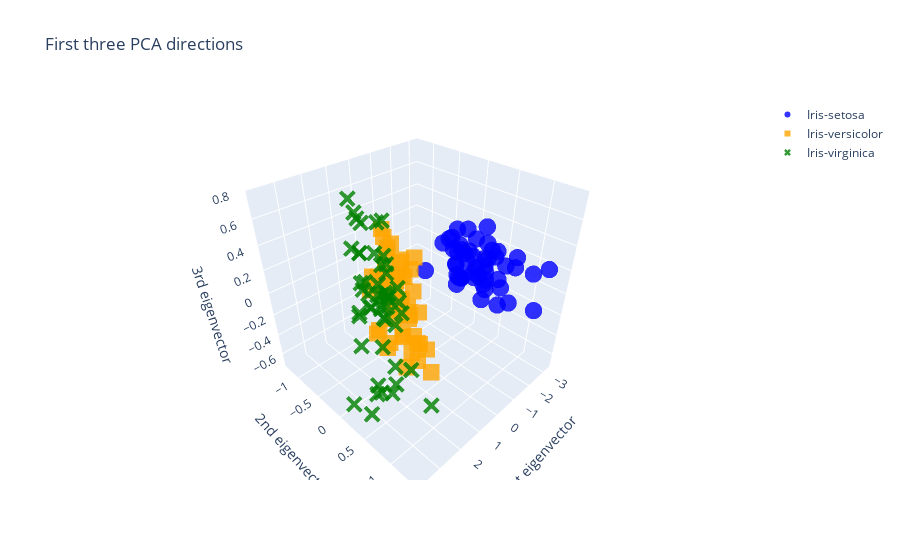

Notebook code for this chart:
### Code cell
#fig = plt.figure(figsize=(12, 12))
#ax = fig.add_subplot(111, projection='3d')
features = ['SepalLengthCm', 'SepalWidthCm', 'PetalLengthCm', 'PetalWidthCm']

df_reduced = PCA(n_components=3).fit_transform(df[features])

markers = ['circle', 'square', 'x']
colors = ['blue', 'orange', 'green']

traces = []

for specie_df in df['Species'].unique():
    xs = df_reduced[df['Species'] == specie_df][:,0]
    ys = df_reduced[df['Species'] == specie_df][:,1]
    zs = df_reduced[df['Species'] == specie_df][:,2]

#    ax.scatter(xs, ys, zs, marker = markers.pop(0))
    traces.append(go.Scatter3d(x=xs, 
                         y=ys, 
                         z=zs,
                         mode='markers',
                         marker=dict(
                             size=6,
                             color=colors.pop(0),  
                             opacity=0.8,
                             symbol=markers.pop(0)),
                             name=specie_df
                        )
                 )
layout=go.Layout(title='First three PCA directions',
                 scene=dict(
                         xaxis=dict(title='1st eigenvector'),
                         yaxis=dict(title='2nd eigenvector'),
                         zaxis=dict(title='3rd eigenvector'))
                 )
fig = go.Figure(data=traces, layout=layout)
fig.show()
